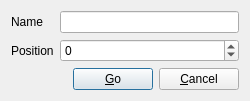
<?xml version="1.0" encoding="UTF-8"?>
<ui version="4.0">
 <class>goToDialog</class>
 <widget class="QDialog" name="goToDialog">
  <property name="geometry">
   <rect>
    <x>0</x>
    <y>0</y>
    <width>250</width>
    <height>93</height>
   </rect>
  </property>
  <property name="windowTitle">
   <string/>
  </property>
  <layout class="QVBoxLayout" name="verticalLayout">
   <item>
    <layout class="QFormLayout" name="formLayout">
     <item row="0" column="0">
      <widget class="QLabel" name="label">
       <property name="text">
        <string>Name</string>
       </property>
      </widget>
     </item>
     <item row="0" column="1">
      <widget class="QLineEdit" name="nameLine"/>
     </item>
     <item row="1" column="0">
      <widget class="QLabel" name="label_2">
       <property name="text">
        <string>Position</string>
       </property>
      </widget>
     </item>
     <item row="1" column="1">
      <widget class="QSpinBox" name="positionLine">
       <property name="wrapping">
        <bool>true</bool>
       </property>
      </widget>
     </item>
    </layout>
   </item>
   <item>
    <layout class="QHBoxLayout" name="horizontalLayout">
     <item>
      <spacer name="horizontalSpacer">
       <property name="orientation">
        <enum>Qt::Horizontal</enum>
       </property>
       <property name="sizeHint" stdset="0">
        <size>
         <width>40</width>
         <height>20</height>
        </size>
       </property>
      </spacer>
     </item>
     <item>
      <widget class="QPushButton" name="goButton">
       <property name="text">
        <string>&amp;Go</string>
       </property>
       <property name="default">
        <bool>true</bool>
       </property>
      </widget>
     </item>
     <item>
      <widget class="QPushButton" name="cancelButton">
       <property name="text">
        <string>&amp;Cancel</string>
       </property>
      </widget>
     </item>
    </layout>
   </item>
  </layout>
 </widget>
 <resources/>
 <connections>
  <connection>
   <sender>cancelButton</sender>
   <signal>clicked()</signal>
   <receiver>goToDialog</receiver>
   <slot>close()</slot>
   <hints>
    <hint type="sourcelabel">
     <x>105</x>
     <y>72</y>
    </hint>
    <hint type="destinationlabel">
     <x>232</x>
     <y>88</y>
    </hint>
   </hints>
  </connection>
 </connections>
</ui>
